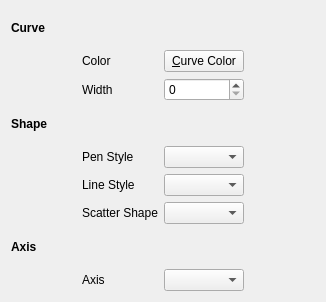
<?xml version="1.0" encoding="UTF-8"?>
<ui version="4.0">
 <class>curveSetting</class>
 <widget class="QWidget" name="curveSetting">
  <property name="geometry">
   <rect>
    <x>0</x>
    <y>0</y>
    <width>326</width>
    <height>302</height>
   </rect>
  </property>
  <property name="windowTitle">
   <string>CurveSettings</string>
  </property>
  <layout class="QVBoxLayout" name="verticalLayout">
   <item>
    <layout class="QGridLayout" name="gridLayout">
     <item row="0" column="0" colspan="4">
      <widget class="QLabel" name="labelcurve">
       <property name="font">
        <font>
         <weight>75</weight>
         <bold>true</bold>
        </font>
       </property>
       <property name="text">
        <string>Curve</string>
       </property>
      </widget>
     </item>
     <item row="3" column="0" colspan="4">
      <widget class="QLabel" name="labelshape">
       <property name="font">
        <font>
         <weight>75</weight>
         <bold>true</bold>
        </font>
       </property>
       <property name="text">
        <string>Shape</string>
       </property>
      </widget>
     </item>
     <item row="7" column="0" colspan="4">
      <widget class="QLabel" name="labelaxis">
       <property name="font">
        <font>
         <weight>75</weight>
         <bold>true</bold>
        </font>
       </property>
       <property name="text">
        <string>Axis </string>
       </property>
      </widget>
     </item>
     <item row="1" column="1">
      <widget class="QLabel" name="labelcurvecolor">
       <property name="text">
        <string>Color</string>
       </property>
      </widget>
     </item>
     <item row="2" column="1">
      <widget class="QLabel" name="labelwidth">
       <property name="text">
        <string>Width</string>
       </property>
      </widget>
     </item>
     <item row="1" column="2">
      <widget class="QPushButton" name="btnCurveColor">
       <property name="text">
        <string>&amp;Curve Color</string>
       </property>
      </widget>
     </item>
     <item row="2" column="2">
      <widget class="QSpinBox" name="spinBoxWidth"/>
     </item>
     <item row="4" column="1">
      <widget class="QLabel" name="labelpen">
       <property name="text">
        <string>Pen Style</string>
       </property>
      </widget>
     </item>
     <item row="5" column="1">
      <widget class="QLabel" name="label_8">
       <property name="text">
        <string>Line Style</string>
       </property>
      </widget>
     </item>
     <item row="5" column="2">
      <widget class="QComboBox" name="cmbLineStyle"/>
     </item>
     <item row="4" column="2">
      <widget class="QComboBox" name="cmbPenStyle"/>
     </item>
     <item row="6" column="1">
      <widget class="QLabel" name="labelScatter">
       <property name="text">
        <string>Scatter Shape</string>
       </property>
      </widget>
     </item>
     <item row="6" column="2">
      <widget class="QComboBox" name="cmbScatterShape"/>
     </item>
     <item row="8" column="2">
      <widget class="QComboBox" name="cmbaxis"/>
     </item>
     <item row="8" column="1">
      <widget class="QLabel" name="labelXaxis">
       <property name="text">
        <string>Axis</string>
       </property>
      </widget>
     </item>
    </layout>
   </item>
  </layout>
 </widget>
 <resources/>
 <connections/>
</ui>
